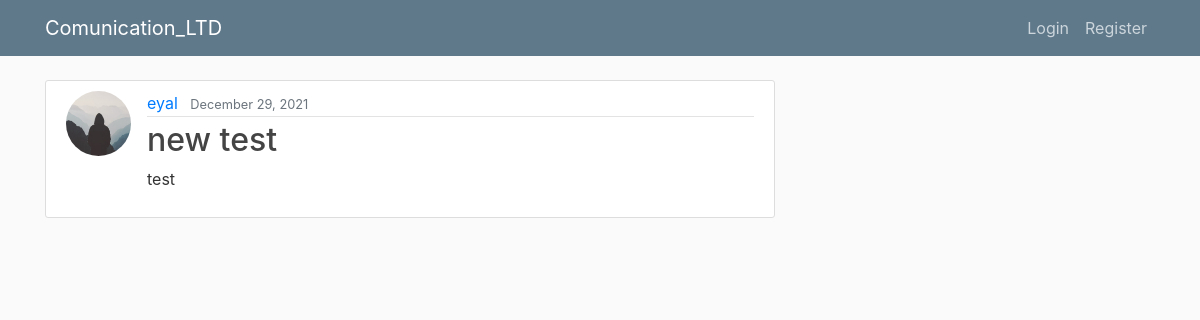
The app's page /post/1/ with its own data.
### project/models.py (models this page shows, shortened)
class Post(models.Model):
    title = models.CharField(max_length=100)
    content = models.CharField(max_length=100)                                 #models.TextField()
    date_posted = models.DateTimeField(default=timezone.now)
    author = models.ForeignKey(User, on_delete=models.CASCADE)

### users/models.py (models this page shows, shortened)
class Profile(models.Model):
    user = models.OneToOneField(User, on_delete=models.CASCADE)
    image = models.ImageField(default='default.jpg', upload_to='profile_pics')

### project/views.py (the view)
# urls.py: path('post/<int:pk>/', PostDetailView.as_view(), name='post-detail'),
class PostDetailView(DetailView):
    model = Post

### project/templates/project/post_detail.html (shortened to what this page needs)
{% extends "project/base.html" %}
{% block content %}
  <article class="media content-section">
    <img class="rounded-circle article-img" src="{{ object.author.profile.image.url }}">
    <div class="media-body">
      <div class="article-metadata">
        <a class="mr-2" href="{% url 'user-posts' object.author.username %}">{{ object.author }}</a>
        <small class="text-muted">{{ object.date_posted|date:"F d, Y" }}</small>
      </div>
      <h2 class="article-title">{{ object.title }}</h2>
      <p class="article-content">{{ object.content }}</p>
    </div>
  </article>
{% endblock content %}

### project/static/project/main.css (style rules this page uses)
body { background: #fafafa; color: #333333; margin-top: 5rem; }
h1, h2, h3, h4, h5, h6 { color: #444444; }
.content-section { background: #ffffff; padding: 10px 20px; border: 1px solid #dddddd; border-radius: 3px; margin-bottom: 20px; }
.article-title { color: #444444; }
.article-content { white-space: pre-line; }
.article-img { height: 65px; width: 65px; margin-right: 16px; }
.article-metadata { padding-bottom: 1px; margin-bottom: 4px; border-bottom: 1px solid #e3e3e3 }

### records on screen
Post: author.profile.image (placeholder picture), author "eyal", date_posted "December 29, 2021", title "new test", content "test"
